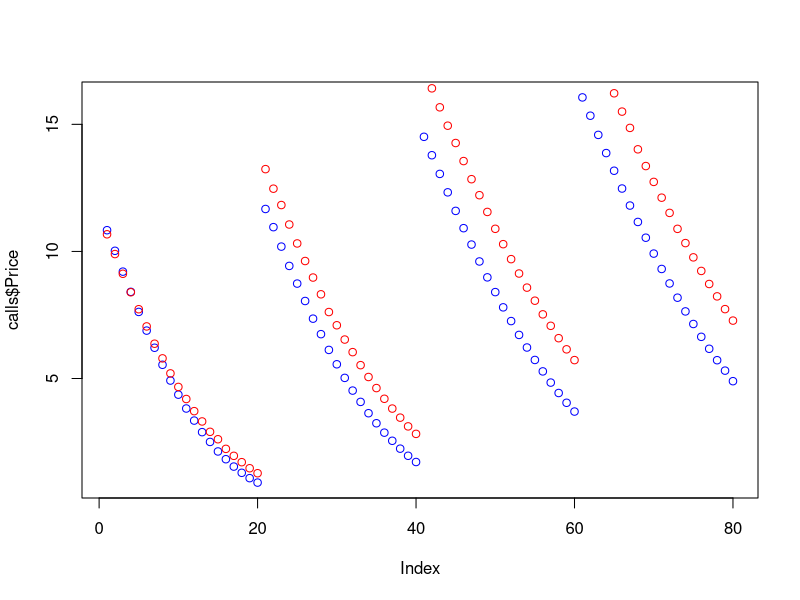

Write the R code that produced this figure.
## ---- chunk 1
knitr::opts_chunk$set(echo = TRUE)
library(dplyr)
## ---- chunk 2
df = readxl::read_xlsx("grid1_lmr4qsjv.xlsx", skip = 1, col_names = T)
## ---- chunk 3
head(df)
## ---- chunk 4
# Parse column names
colnames(df) = sapply(strsplit(colnames(df), "\\.{3}"), function(x) x[1])
# Remove null rows
df = df %>% subset(Strike != "ERROR(6)")
## ---- chunk 5
# Split dataset into calls and puts
calls = df %>%
  select(1:(ncol(df) %/% 2))

puts = df %>%
  select((1 + ncol(df) %/% 2):ncol(df))
## ---- chunk 6
# Option price as mid price
calls = calls %>%
  mutate(Price = (calls$Bid + calls$Ask) / 2, IVM = IVM / 100) %>%
  select(-Bid, -Ask, -Last, -Volm)
puts = puts %>%
  mutate(Price = (puts$Bid + puts$Ask) / 2, IVM = IVM / 100) %>%
  select(-Bid, -Ask, -Last, -Volm)
## ---- chunk 7
# Tau in annual units from contract expiration
data_date = as.Date("12/01/23", "%m/%d/%y")
calls = calls %>%
  mutate(tau = as.numeric(as.Date(sub(".*?(\\d{1,2}/\\d{1,2}/\\d{2,4}).*", "\\1", Ticker), "%m/%d/%y") - data_date) / 252) %>% select(-Ticker) %>% mutate_all(as.numeric)
puts = puts %>%
  mutate(tau = as.numeric(as.Date(sub(".*?(\\d{1,2}/\\d{1,2}/\\d{2,4}).*", "\\1", Ticker), "%m/%d/%y") - data_date) / 252) %>% select(-Ticker) %>% mutate_all(as.numeric)
## ---- chunk 8
max(calls$tau) * 12
## ---- chunk 9
rf = 0.054
S0 = 458.65
div_freq = 0.25
div_amt = 1.61
N = 200
## ---- chunk 10
head(calls)
## ---- chunk 11
american_option_price = function(S0, r, sigma, tau, K, steps, opt_type, div_sched = NULL) {
  
  # Validating the input parameters
  if (S0 <= 0 || r <= 0 || sigma <= 0 || tau <= 0 || K <= 0 || steps <= 0) {
    stop("Input parameters should be positive and non-zero.")
  }
  
  # Calculating the necessary variables
  dt = tau / steps  # Time step size
  u = exp(sigma * sqrt(dt))  # Up factor
  d = 1 / u  # Down factor
  p = (exp(r * dt) - d) / (u - d)  # Probability of up movement
  
  # Adjust stock prices for dividends
  if (!is.null(div_sched)) {
    for (i in seq_along(div_sched$time)) {
      time = div_sched$time[i]
      amount = div_sched$amount[i]
      discount_factor = exp(-r * time)
      S0 = S0 - amount * discount_factor
    }
  }
  
  # Creating a 2D array to store the stock prices at each node of the tree
  stock_prices = matrix(0, nrow = steps + 1, ncol = steps + 1)
  
  # Calculating the stock prices at each node of the tree
  for (i in seq(1, steps + 1)) {
    for (j in seq(1, i)) {
      stock_prices[i, j] = S0 * (u ^ (i - j)) * (d ^ (j - 1))
    }
  }
  
  # Creating a 2D array to store the option values at each node of the tree
  option_values = matrix(0, nrow = steps + 1, ncol = steps + 1)
  
  # Calculating the option values at each node of the tree
  for (i in seq(steps, 0, -1)) {
    for (j in seq(1, i + 1)) {
      intr_val = ifelse(opt_type == "put", K - stock_prices[i, j], stock_prices[i, j] - K)
      if (i == steps) {
        # At the last step, the option value is the maximum of 0 and the intrinsic value
        option_values[i, j] = max(0, intr_val)
      } else {
        # For other steps, the option value is the maximum of the intrinsic value and the discounted expected value
        option_values[i, j] = max(intr_val,
                                   (p * option_values[i + 1, j] + (1 - p) * option_values[i + 1, j + 1]) * exp(-r * dt)
        )
      }
    }
  }
  
  # Returning the option value at the root node of the tree
  return(option_values[1, 1])
}
## ---- chunk 12
div_sched_calc = function(tau, freq, amt, time_till_next_exdiv=freq) {
  if (tau < time_till_next_exdiv) return(NULL)
  time = seq(time_till_next_exdiv, tau, freq)
  amount = rep(amt, length(time))
  return(list(time = time, amount = amount))
}
## ---- chunk 13
calls$est = apply(calls, 1, function(row)
  american_option_price(
    S0 = S0,
    r = rf,
    sigma = row["IVM"],
    tau = row["tau"],
    K = row["Strike"],
    steps = N,
    opt_type = "call",
    # data was from 12/01/23, next ex_div data is 12/16/23 -> 16-1=15 days
    div_sched = div_sched_calc(row["tau"], div_freq, div_amt, 11/252)
  )
)
## ---- chunk 14
head(calls)
## ---- chunk 15
puts$est = apply(puts, 1, function(row)
  american_option_price(
    S0 = S0,
    r = rf,
    sigma = row["IVM"],
    tau = row["tau"],
    K = row["Strike"],
    steps = N,
    opt_type = "put",
    # data was from 12/01/23, next ex_div data is 12/16/23 -> 16-1=15 days
    div_sched = div_sched_calc(row["tau"], div_freq, div_amt, 11/252)
  )
)
## ---- chunk 16
plot(calls$Price, col="blue")
points(calls$est, col="red")
